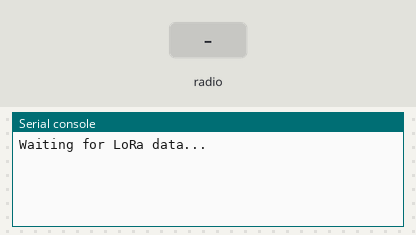
A program run on a simulated Pycom board running MicroPython. Shown: the last lines printed to the serial console. The test bench sets the inputs (shaded band).

Above: at 1.2 s.
1.3 s: radio message "1" arrives
At 2.1 s:
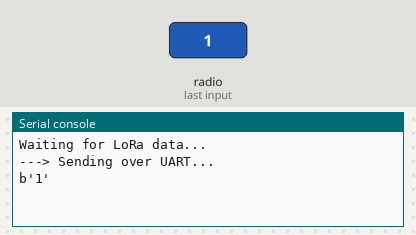
At 2.8 s:
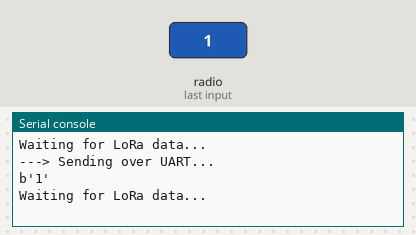

Measured:
- after the input at 1.3 s, the serial console: prints a new line at once (image 1)

The program:

main.py
```python
# main.py -- put your code here!

from network import LoRa
import socket
import time

lora = LoRa(mode = LoRa.LORA, region = LoRa.EU868)
s = socket.socket(socket.AF_LORA, socket.SOCK_RAW)
s.setblocking(True)

while True:
	print('Waiting for LoRa data...')
	loraread = s.recv(256)
	if loraread != None:
		print('---> Sending over UART...')
		print(loraread)
	time.sleep(1)
```
